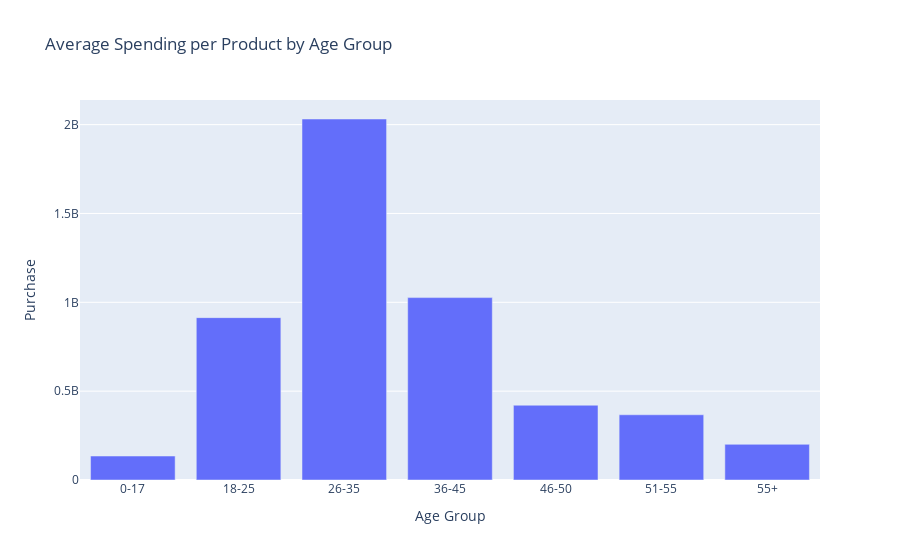

The notebook cell this image was saved under:
### Code cell
fig = px.bar(Grouped_by_Age, x=Grouped_by_Age.index, y="Purchase",
             labels={"Age": "Age Group", "Average_Spending_Per_Product": "Average Spending per Product"},
             title="Average Spending per Product by Age Group")

# Show the plot
fig.show()

### Figure 1 — Plotly figure (JSON) as saved in the notebook; plotly's stock layout.template omitted (floating-point values rounded to 4 significant figures)
{"data": [{"alignmentgroup": "True", "hovertemplate": "Age Group=%{x}<br>Purchase=%{y}<extra></extra>", "legendgroup": "", "marker": {"color": "#636efa", "pattern": {"shape": ""}}, "name": "", "offsetgroup": "", "orientation": "v", "showlegend": false, "textposition": "auto", "type": "bar", "x": ["0-17", "18-25", "26-35", "36-45", "46-50", "51-55", "55+"], "xaxis": "x", "y": [134913183, 913848675, 2031770578, 1026569884, 420843403, 367099644, 200767375], "yaxis": "y"}], "layout": {"barmode": "relative", "legend": {"tracegroupgap": 0}, "title": {"text": "Average Spending per Product by Age Group"}, "xaxis": {"anchor": "y", "domain": [0, 1], "title": {"text": "Age Group"}}, "yaxis": {"anchor": "x", "domain": [0, 1], "title": {"text": "Purchase"}}}}
